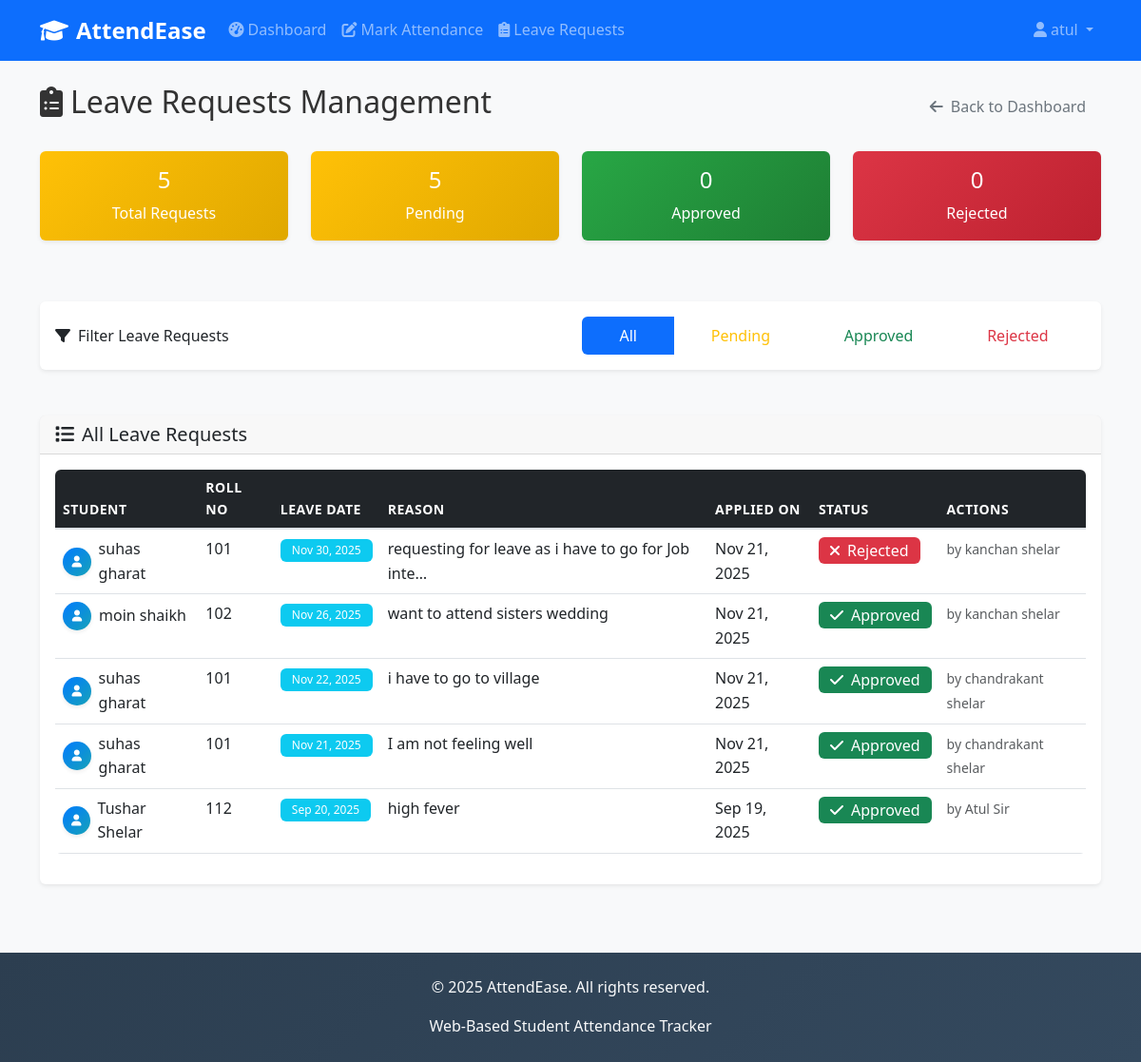
Page /leave-requests/ (signed in) on the committed database.
### attendance/models.py (models this page shows, shortened)
class Leave(models.Model):
    STATUS_CHOICES = [
        ('pending', 'Pending'),
        ('approved', 'Approved'),
        ('rejected', 'Rejected'),
    ]
    student = models.ForeignKey(Student, on_delete=models.CASCADE, related_name='leave_requests')
    date = models.DateField()
    reason = models.TextField(max_length=500)
    status = models.CharField(max_length=10, choices=STATUS_CHOICES, default='pending')
    approval = models.CharField(max_length=100, blank=True, help_text="Approval notes")
    approved_by = models.ForeignKey(Teacher, on_delete=models.SET_NULL, null=True, blank=True, related_name='approved_leaves')
    created_at = models.DateTimeField(auto_now_add=True)
    updated_at = models.DateTimeField(auto_now=True)
    class Meta:
        ordering = ['-created_at']

class Student(models.Model):
    user = models.OneToOneField(User, on_delete=models.CASCADE, related_name='student_profile')
    roll_no = models.CharField(max_length=20, unique=True, validators=[MinLengthValidator(3)])
    name = models.CharField(max_length=100)
    date_joined = models.DateField(auto_now_add=True)
    subject = models.CharField(max_length=100, blank=True, null=True, help_text="Primary subject/course")
    class Meta:
        ordering = ['roll_no']

class Teacher(models.Model):
    user = models.OneToOneField(User, on_delete=models.CASCADE, related_name='teacher_profile')
    name = models.CharField(max_length=100)
    subject = models.CharField(max_length=100, help_text="Subject taught")
    class Meta:
        ordering = ['name']

### attendance/views.py (the view)
# urls.py: path('leave-requests/', views.leave_requests, name='leave_requests'),
@login_required
def leave_requests(request):
    try:
        teacher = request.user.teacher_profile
    except:
        messages.error(request, 'Teacher profile not found.')
        return redirect('home')
    leave_requests = Leave.objects.all().order_by('-created_at')
    return render(request, 'attendance/leave_requests.html', {
        'leave_requests': leave_requests,
        'teacher': teacher
    })

### templates/attendance/leave_requests.html (shortened to what this page needs)
{% extends 'attendance/base.html' %}
{% block content %}
<div class="row">
    <div class="col-12">
        <div class="d-flex justify-content-between align-items-center mb-4">
            <h2><i class="fas fa-clipboard-list me-2"></i>Leave Requests Management</h2>
            <a href="{% url 'teacher_dashboard' %}" class="btn btn-outline-secondary">
                <i class="fas fa-arrow-left me-2"></i>Back to Dashboard
            </a>
        </div>
    </div>
</div>
<div class="row mb-4">
    <div class="col-md-3 mb-3">
        <div class="card bg-warning text-white">
            <div class="card-body text-center">
                <h4 class="card-title">{{ leave_requests|length }}</h4>
                <p class="card-text">Total Requests</p>
            </div>
        </div>
    </div>
    <div class="col-md-3 mb-3">
        <div class="card bg-warning text-white">
            <div class="card-body text-center">
                <h4 class="card-title">{{ leave_requests|length }}</h4>
                <p class="card-text">Pending</p>
            </div>
        </div>
    </div>
    <div class="col-md-3 mb-3">
        <div class="card bg-success text-white">
            <div class="card-body text-center">
                <h4 class="card-title">0</h4>
                <p class="card-text">Approved</p>
            </div>
        </div>
    </div>
    <div class="col-md-3 mb-3">
        <div class="card bg-danger text-white">
            <div class="card-body text-center">
                <h4 class="card-title">0</h4>
                <p class="card-text">Rejected</p>
            </div>
        </div>
    </div>
</div>
<div class="row mb-4">
    <div class="col-12">
        <div class="card">
            <div class="card-body">
                <div class="row align-items-center">
                    <div class="col-md-6">
                        <h6 class="mb-0"><i class="fas fa-filter me-2"></i>Filter Leave Requests</h6>
                    </div>
                    <div class="col-md-6">
                        <div class="btn-group w-100" role="group">
                            <button type="button" class="btn btn-outline-primary active" onclick="filterRequests('all')">All</button>
                            <button type="button" class="btn btn-outline-warning" onclick="filterRequests('pending')">Pending</button>
                            <button type="button" class="btn btn-outline-success" onclick="filterRequests('approved')">Approved</button>
                            <button type="button" class="btn btn-outline-danger" onclick="filterRequests('rejected')">Rejected</button>
                        </div>
                    </div>
                </div>
            </div>
        </div>
    </div>
</div>
<div class="row">
    <div class="col-12">
        <div class="card">
            <div class="card-header">
                <h5 class="mb-0"><i class="fas fa-list me-2"></i>All Leave Requests</h5>
            </div>
            <div class="card-body">
                {% if leave_requests %}
                    <div class="table-responsive">
                        <table class="table table-hover" id="leaveRequestsTable">
                            <thead class="table-dark">
                                <tr>
                                    <th>Student</th>
                                    <th>Roll No</th>
                                    <th>Leave Date</th>
                                    <th>Reason</th>
                                    <th>Applied On</th>
                                    <th>Status</th>
                                    <th>Actions</th>
                                </tr>
                            </thead>
                            <tbody>
                                {% for leave in leave_requests %}
                                <tr class="leave-row" data-status="{{ leave.status }}">
                                    <td>
                                        <div class="d-flex align-items-center">
                                            <div class="avatar-circle me-2">
                                                <i class="fas fa-user"></i>
                                            </div>
                                            {{ leave.student.name }}
                                        </div>
                                    </td>
                                    <td>{{ leave.student.roll_no }}</td>
                                    <td>
                                        <span class="badge bg-info">{{ leave.date|date:"M d, Y" }}</span>
                                    </td>
                                    <td>
                                        <div class="reason-text" data-bs-toggle="tooltip" title="{{ leave.reason }}">
                                            {{ leave.reason|truncatechars:50 }}
                                        </div>
                                    </td>
                                    <td>{{ leave.created_at|date:"M d, Y" }}</td>
                                    <td>
                                        <span class="badge bg-{% if leave.status == 'approved' %}success{% elif leave.status == 'rejected' %}danger{% else %}warning{% endif %} fs-6">
                                            <i class="fas fa-{% if leave.status == 'approved' %}check{% elif leave.status == 'rejected' %}times{% else %}clock{% endif %} me-1"></i>
                                            {{ leave.status|title }}
                                        </span>
                                    </td>
                                    <td>
                                        {% if leave.status == 'pending' %}
                                            <a href="{% url 'approve_leave' leave.id %}" class="btn btn-sm btn-primary">
                                                <i class="fas fa-edit me-1"></i>Review
                                            </a>
                                        {% else %}
                                            <span class="text-muted small">
                                                {% if leave.approved_by %}
                                                    by {{ leave.approved_by.name }}
                                                {% endif %}
                                            </span>
                                        {% endif %}
                                    </td>
                                </tr>
                                {% endfor %}
                            </tbody>
                        </table>
                    </div>
                {% else %}
                    <div class="text-center text-muted py-5">
                        <i class="fas fa-clipboard-list fa-4x mb-3"></i>
                        <h4>No Leave Requests</h4>
                        <p>There are no leave requests to review at the moment.</p>
                    </div>
                {% endif %}
            </div>
        </div>
    </div>
</div>
{% endblock %}

### templates/attendance/base.html (shortened to what this page needs)
<!DOCTYPE html>
<html lang="en">
<head>
    <link href="https://cdn.jsdelivr.net/npm/bootstrap@5.3.0/dist/css/bootstrap.min.css" rel="stylesheet">
    <link href="https://cdnjs.cloudflare.com/ajax/libs/font-awesome/6.0.0/css/all.min.css" rel="stylesheet">
    <link href="{% load static %}{% static 'css/style.css' %}" rel="stylesheet">
</head>
<body>
    <nav class="navbar navbar-expand-lg navbar-dark bg-primary">
        <div class="container">
            <a class="navbar-brand" href="{% url 'home' %}">
                <i class="fas fa-graduation-cap me-2"></i>AttendEase
            </a>
            <div class="collapse navbar-collapse" id="navbarNav">
                <ul class="navbar-nav me-auto">
                    {% if user.is_authenticated %}
                        <li class="nav-item">
                            <a class="nav-link" href="{% url 'dashboard' %}">
                                <i class="fas fa-tachometer-alt me-1"></i>Dashboard
                            </a>
                        </li>
                        {% if user.student_profile %}
                            <li class="nav-item">
                                <a class="nav-link" href="{% url 'view_attendance' %}">
                                    <i class="fas fa-calendar-check me-1"></i>View Attendance
                                </a>
                            </li>
                            <li class="nav-item">
                                <a class="nav-link" href="{% url 'apply_leave' %}">
                                    <i class="fas fa-calendar-times me-1"></i>Apply Leave
                                </a>
                            </li>
                        {% elif user.teacher_profile %}
                            <li class="nav-item">
                                <a class="nav-link" href="{% url 'mark_attendance' %}">
                                    <i class="fas fa-edit me-1"></i>Mark Attendance
                                </a>
                            </li>
                            <li class="nav-item">
                                <a class="nav-link" href="{% url 'leave_requests' %}">
                                    <i class="fas fa-clipboard-list me-1"></i>Leave Requests
                                </a>
                            </li>
                        {% endif %}
                    {% endif %}
                </ul>
                <ul class="navbar-nav">
                    {% if user.is_authenticated %}
                        <li class="nav-item dropdown">
                            <a class="nav-link dropdown-toggle" href="#" id="navbarDropdown" role="button" data-bs-toggle="dropdown">
                                <i class="fas fa-user me-1"></i>{{ user.username }}
                            </a>
                        </li>
                    {% endif %}
                </ul>
            </div>
        </div>
    </nav>
    <main class="container mt-4">
        {% block content %}
        {% endblock %}
    </main>
    <footer class="bg-dark text-light text-center py-4 mt-5">
        <div class="container">
            <p>&copy; 2025 AttendEase. All rights reserved.</p>
            <p class="mb-0">Web-Based Student Attendance Tracker</p>
        </div>
    </footer>
</body>
</html>

### static/css/style.css (style rules this page uses)
:root { --primary-color: #007bff; --secondary-color: #6c757d; --success-color: #28a745; --danger-color: #dc3545; --warning-color: #ffc107; --info-color: #17a2b8; --light-color: #f8f9fa; --dark-color: #343a40; --border-radius: 0.375rem; --box-shadow: 0 0.125rem 0.25rem rgba(0, 0, 0, 0.075); --transition: all 0.3s ease; }
body { font-family: 'Segoe UI', Tahoma, Geneva, Verdana, sans-serif; line-height: 1.6; color: #333; background-color: #f8f9fa; }
.navbar-brand { font-weight: 700; font-size: 1.5rem; }
.navbar-nav .nav-link { font-weight: 500; transition: var(--transition); }
.card { border: none; border-radius: var(--border-radius); box-shadow: var(--box-shadow); transition: var(--transition); margin-bottom: 1.5rem; }
.card-header { border-bottom: 1px solid rgba(0, 0, 0, 0.125); font-weight: 600; }
.btn { border-radius: var(--border-radius); font-weight: 500; transition: var(--transition); border: none; padding: 0.5rem 1rem; }
.btn-group .btn { border-radius: 0; }
.btn-group .btn:first-child { border-top-left-radius: var(--border-radius); border-bottom-left-radius: var(--border-radius); }
.btn-group .btn:last-child { border-top-right-radius: var(--border-radius); border-bottom-right-radius: var(--border-radius); }
.table { border-radius: var(--border-radius); overflow: hidden; }
.table thead th { border-bottom: 2px solid #dee2e6; font-weight: 600; text-transform: uppercase; font-size: 0.875rem; letter-spacing: 0.5px; }
.badge { font-size: 0.75rem; font-weight: 500; padding: 0.375rem 0.75rem; border-radius: var(--border-radius); }
.card.bg-primary, .card.bg-success, .card.bg-danger, .card.bg-warning, .card.bg-info { background: linear-gradient(135deg, var(--primary-color), #0056b3) !important; }
.card.bg-success { background: linear-gradient(135deg, var(--success-color), #1e7e34) !important; }
.card.bg-danger { background: linear-gradient(135deg, var(--danger-color), #bd2130) !important; }
.card.bg-warning { background: linear-gradient(135deg, var(--warning-color), #e0a800) !important; }
footer { margin-top: auto; background: linear-gradient(135deg, #2c3e50, #34495e); }
.leave-row { transition: var(--transition); }
.avatar-circle { width: 40px; height: 40px; border-radius: 50%; background: linear-gradient(135deg, var(--primary-color), var(--info-color)); color: white; display: flex; align-items: center; justify-content: center; font-size: 14px; font-weight: 600; box-shadow: var(--box-shadow); }

### templates/attendance/leave_requests.html (style rules this page uses)
.avatar-circle { width: 30px; height: 30px; border-radius: 50%; background-color: #007bff; color: white; display: flex; align-items: center; justify-content: center; font-size: 12px; }
.reason-text { cursor: help; }

### rows in the picture
Leave: student.name "suhas gharat", student.roll_no "101", date "Nov 30, 2025", reason "requesting for leave as i have to go for Job inte…", created_at "Nov 21, 2025", status "Rejected", approved_by.name "kanchan shelar"
Leave: student.name "moin shaikh", student.roll_no "102", date "Nov 26, 2025", reason "want to attend sisters wedding", created_at "Nov 21, 2025", status "Approved", approved_by.name "kanchan shelar"
Leave: student.name "suhas gharat", student.roll_no "101", date "Nov 22, 2025", reason "i have to go to village", created_at "Nov 21, 2025", status "Approved", approved_by.name "chandrakant shelar"
Leave: student.name "suhas gharat", student.roll_no "101", date "Nov 21, 2025", reason "I am not feeling well", created_at "Nov 21, 2025", status "Approved", approved_by.name "chandrakant shelar"
Leave: student.name "Tushar Shelar", student.roll_no "112", date "Sep 20, 2025", reason "high fever", created_at "Sep 19, 2025", status "Approved", approved_by.name "Atul Sir"

### other values in the picture
{{ user.username }} "atul"
{{ leave_requests|length }} "5"
